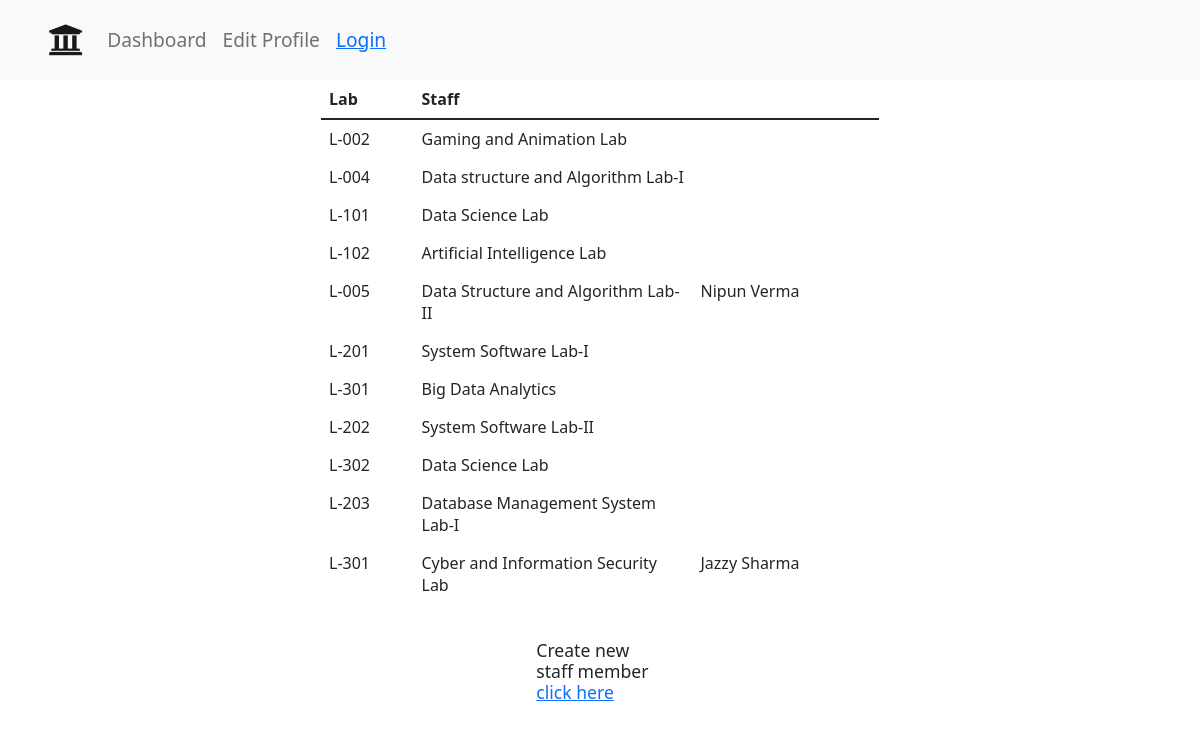
Before: /labs-list with the older database file.
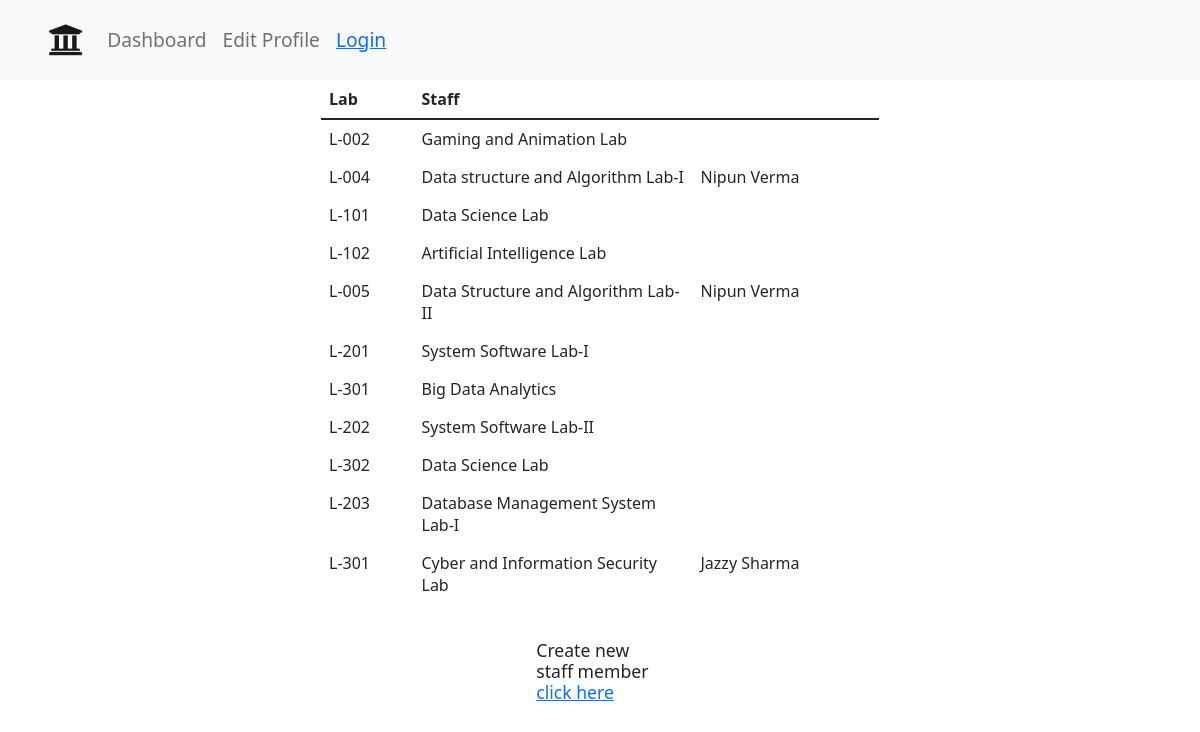
After: the same page with the newer database file.
### main/models.py (models this page shows, shortened)
class Lab(models.Model):
    lab = models.CharField(max_length=20, blank=False)
    name = models.CharField(max_length=255, blank=True)
    floor = models.CharField(max_length=10,blank=False, null=False)
    staff = models.ForeignKey("Staff", on_delete=SET_NULL, null=True, blank=True)

class Staff(models.Model):
    name=models.CharField(max_length=100)
    mobile_number=models.IntegerField()
    email=models.EmailField()
    category=models.ForeignKey('Category',on_delete=CASCADE)
    designation=models.ForeignKey('Designation',on_delete=CASCADE)
    agency = models.ForeignKey('Agency',on_delete=CASCADE)

### main/views.py (the view)
# urls.py: path('labs-list', views.adminLabs, name='adminLabs'),
def adminLabs(request):
	labs=Lab.objects.all()
	return render(request, "admin/adminLabs.html", {"labs": labs})

### templates/admin/adminLabs.html
{% extends 'base.html' %}
{% load static %}
{% block body %}
{% include 'navbar.html' with user=user %}
<div class="container">
<div class="labs-table">
    <table class="table">
        <thead>
          <tr>
            <th scope="col">Lab</th>
            <th scope="col" style="width: 50%;">Staff</th>
          </tr>
        </thead>
        <tbody>
            {% for lab in labs %}
          <tr>
            <td>{{lab.lab}}</td>
            <td>{{lab.name}}</td>
            <td>{{lab.staff.name}}</td>
          </tr>
          {% endfor %}
        </tbody>
      </table>
    <div class="new-user-form">
        <h6>Create new staff member <a href="#">click here</a></h6>
    </div>
    </div>
</div>
{% endblock body %}

Changed rows visible on the page:
changed Lab "Data structure and Algorithm Lab-I": staff.name (not shown) → "Nipun Verma"
